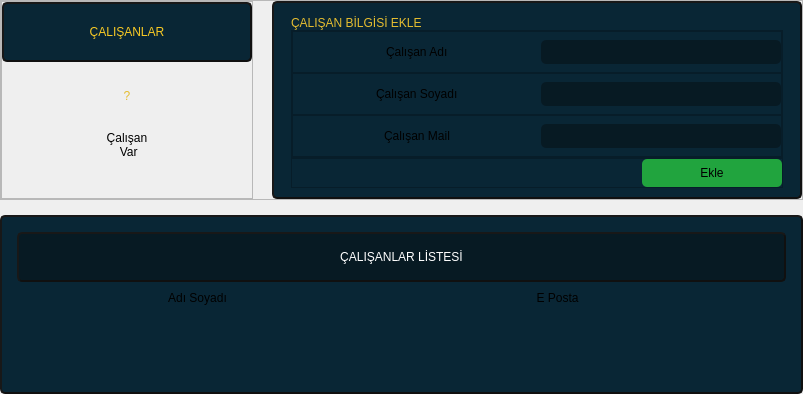
            <widget class="QWidget" name="workers_page_left_menu_widget" native="true">
             <property name="styleSheet">
              <string notr="true">#workers_page_left_menu_bottom_frame{
background-color: rgb(10, 10, 10);
border-radius : 10px;
}
</string>
             </property>
             <layout class="QVBoxLayout" name="verticalLayout_3" stretch="0,0">
              <property name="spacing">
               <number>15</number>
              </property>
              <property name="leftMargin">
               <number>0</number>
              </property>
              <property name="topMargin">
               <number>0</number>
              </property>
              <property name="rightMargin">
               <number>0</number>
              </property>
              <property name="bottomMargin">
               <number>0</number>
              </property>
              <item alignment="Qt::AlignLeft">
               <widget class="QFrame" name="workers_page_left_menu_top_frame">
                <property name="sizePolicy">
                 <sizepolicy hsizetype="Preferred" vsizetype="Preferred">
                  <horstretch>0</horstretch>
                  <verstretch>0</verstretch>
                 </sizepolicy>
                </property>
                <property name="minimumSize">
                 <size>
                  <width>0</width>
                  <height>200</height>
                 </size>
                </property>
                <property name="styleSheet">
                 <string notr="true">font: 11pt &quot;Montserrat&quot;;</string>
                </property>
                <property name="frameShape">
                 <enum>QFrame::StyledPanel</enum>
                </property>
                <property name="frameShadow">
                 <enum>QFrame::Raised</enum>
                </property>
                <layout class="QHBoxLayout" name="horizontalLayout_14">
                 <property name="spacing">
                  <number>19</number>
                 </property>
                 <property name="leftMargin">
                  <number>0</number>
                 </property>
                 <property name="topMargin">
                  <number>0</number>
                 </property>
                 <property name="rightMargin">
                  <number>0</number>
                 </property>
                 <property name="bottomMargin">
                  <number>0</number>
                 </property>
                 <item alignment="Qt::AlignHCenter">
                  <widget class="QFrame" name="employee_header">
                   <property name="frameShape">
                    <enum>QFrame::StyledPanel</enum>
                   </property>
                   <property name="frameShadow">
                    <enum>QFrame::Raised</enum>
                   </property>
                   <layout class="QVBoxLayout" name="verticalLayout_14">
                    <property name="spacing">
                     <number>1</number>
                    </property>
                    <property name="leftMargin">
                     <number>0</number>
                    </property>
                    <property name="topMargin">
                     <number>0</number>
                    </property>
                    <property name="rightMargin">
                     <number>0</number>
                    </property>
                    <property name="bottomMargin">
                     <number>0</number>
                    </property>
                    <item>
                     <widget class="QLabel" name="header_label">
                      <property name="minimumSize">
                       <size>
                        <width>250</width>
                        <height>60</height>
                       </size>
                      </property>
                      <property name="maximumSize">
                       <size>
                        <width>250</width>
                        <height>60</height>
                       </size>
                      </property>
                      <property name="styleSheet">
                       <string notr="true">background-color: rgb(9, 38, 53);
border-radius : 5px;
color: rgb(249, 202, 36);
font: 1000 12pt &quot;Montserrat&quot;;
border : 2px outset rgb(16, 16, 16);</string>
                      </property>
                      <property name="text">
                       <string>ÇALIŞANLAR</string>
                      </property>
                      <property name="alignment">
                       <set>Qt::AlignCenter</set>
                      </property>
                     </widget>
                    </item>
                    <item alignment="Qt::AlignVCenter">
                     <widget class="QLabel" name="employee_amount_label">
                      <property name="styleSheet">
                       <string notr="true">font: 75 13pt &quot;Montserrat&quot;;
color: rgb(229, 189, 48);</string>
                      </property>
                      <property name="text">
                       <string>?</string>
                      </property>
                      <property name="alignment">
                       <set>Qt::AlignCenter</set>
                      </property>
                     </widget>
                    </item>
                    <item alignment="Qt::AlignTop">
                     <widget class="QLabel" name="employee_title_label">
                      <property name="text">
                       <string>Çalışan
 Var</string>
                      </property>
                      <property name="alignment">
                       <set>Qt::AlignHCenter|Qt::AlignTop</set>
                      </property>
                     </widget>
                    </item>
                   </layout>
                  </widget>
                 </item>
                 <item>
                  <widget class="QFrame" name="employee_add_frame">
                   <property name="minimumSize">
                    <size>
                     <width>530</width>
                     <height>0</height>
                    </size>
                   </property>
                   <property name="maximumSize">
                    <size>
                     <width>530</width>
                     <height>16777215</height>
                    </size>
                   </property>
                   <property name="styleSheet">
                    <string notr="true">QFrame#employee_add_frame{
background-color: rgb(9, 38, 53);
border-radius : 5px;
border : 2px outset rgb(16, 16, 16);
}
*{
background-color: rgb(9, 38, 53);
	font: 605 11pt &quot;Montserrat&quot;;
}
QLineEdit{
background-color: rgb(7, 26, 35);
border-radius: 5px;
padding : 4px;
font: 11pt &quot;Montserrat&quot;;
	color: rgb(255, 255, 255);
}</string>
                   </property>
                   <property name="frameShape">
                    <enum>QFrame::StyledPanel</enum>
                   </property>
                   <property name="frameShadow">
                    <enum>QFrame::Raised</enum>
                   </property>
                   <layout class="QVBoxLayout" name="verticalLayout_15">
                    <property name="spacing">
                     <number>0</number>
                    </property>
                    <property name="leftMargin">
                     <number>17</number>
                    </property>
                    <property name="topMargin">
                     <number>13</number>
                    </property>
                    <property name="rightMargin">
                     <number>17</number>
                    </property>
                    <property name="bottomMargin">
                     <number>9</number>
                    </property>
                    <item>
                     <widget class="QLabel" name="label_5">
                      <property name="sizePolicy">
                       <sizepolicy hsizetype="Maximum" vsizetype="Maximum">
                        <horstretch>0</horstretch>
                        <verstretch>0</verstretch>
                       </sizepolicy>
                      </property>
                      <property name="styleSheet">
                       <string notr="true">color: rgb(229, 189, 48);</string>
                      </property>
                      <property name="text">
                       <string>ÇALIŞAN BİLGİSİ EKLE</string>
                      </property>
                     </widget>
                    </item>
                    <item>
                     <widget class="QFrame" name="frame_3">
                      <property name="frameShape">
                       <enum>QFrame::StyledPanel</enum>
                      </property>
                      <property name="frameShadow">
                       <enum>QFrame::Raised</enum>
                      </property>
                      <layout class="QVBoxLayout" name="verticalLayout_16">
                       <property name="spacing">
                        <number>0</number>
                       </property>
                       <property name="leftMargin">
                        <number>0</number>
                       </property>
                       <property name="topMargin">
                        <number>0</number>
                       </property>
                       <property name="rightMargin">
                        <number>0</number>
                       </property>
                       <property name="bottomMargin">
                        <number>0</number>
                       </property>
                       <item>
                        <widget class="QFrame" name="employee_name_frame">
                         <property name="frameShape">
                          <enum>QFrame::StyledPanel</enum>
                         </property>
                         <property name="frameShadow">
                          <enum>QFrame::Raised</enum>
                         </property>
                         <layout class="QHBoxLayout" name="horizontalLayout_16">
                          <property name="spacing">
                           <number>0</number>
                          </property>
                          <property name="leftMargin">
                           <number>0</number>
                          </property>
                          <property name="topMargin">
                           <number>0</number>
                          </property>
                          <property name="rightMargin">
                           <number>0</number>
                          </property>
                          <property name="bottomMargin">
                           <number>0</number>
                          </property>
                          <item alignment="Qt::AlignHCenter">
                           <widget class="QLabel" name="emp_name_label">
                            <property name="text">
                             <string>Çalışan Adı</string>
                            </property>
                           </widget>
                          </item>
                          <item>
                           <widget class="QLineEdit" name="emp_name_lineEdit">
                            <property name="minimumSize">
                             <size>
                              <width>240</width>
                              <height>0</height>
                             </size>
                            </property>
                            <property name="maximumSize">
                             <size>
                              <width>240</width>
                              <height>16777215</height>
                             </size>
                            </property>
                            <property name="text">
                             <string/>
                            </property>
                            <property name="alignment">
                             <set>Qt::AlignCenter</set>
                            </property>
                           </widget>
                          </item>
                         </layout>
                        </widget>
                       </item>
                       <item>
                        <widget class="QFrame" name="employee_surname_frame">
                         <property name="frameShape">
                          <enum>QFrame::StyledPanel</enum>
                         </property>
                         <property name="frameShadow">
                          <enum>QFrame::Raised</enum>
                         </property>
                         <layout class="QHBoxLayout" name="horizontalLayout_19">
                          <property name="spacing">
                           <number>0</number>
                          </property>
                          <property name="leftMargin">
                           <number>0</number>
                          </property>
                          <property name="topMargin">
                           <number>0</number>
                          </property>
                          <property name="rightMargin">
                           <number>0</number>
                          </property>
                          <property name="bottomMargin">
                           <number>0</number>
                          </property>
                          <item alignment="Qt::AlignHCenter">
                           <widget class="QLabel" name="emp_surname_label">
                            <property name="text">
                             <string>Çalışan Soyadı</string>
                            </property>
                           </widget>
                          </item>
                          <item>
                           <widget class="QLineEdit" name="emp_surname_lineEdit">
                            <property name="minimumSize">
                             <size>
                              <width>240</width>
                              <height>0</height>
                             </size>
                            </property>
                            <property name="maximumSize">
                             <size>
                              <width>240</width>
                              <height>16777215</height>
                             </size>
                            </property>
                            <property name="text">
                             <string/>
                            </property>
                            <property name="alignment">
                             <set>Qt::AlignCenter</set>
                            </property>
                           </widget>
                          </item>
                         </layout>
                        </widget>
                       </item>
                       <item>
                        <widget class="QFrame" name="employee_mail_frame">
                         <property name="frameShape">
                          <enum>QFrame::StyledPanel</enum>
                         </property>
                         <property name="frameShadow">
                          <enum>QFrame::Raised</enum>
                         </property>
                         <layout class="QHBoxLayout" name="horizontalLayout_20">
                          <property name="spacing">
                           <number>0</number>
                          </property>
                          <property name="leftMargin">
                           <number>0</number>
                          </property>
                          <property name="topMargin">
                           <number>0</number>
                          </property>
                          <property name="rightMargin">
                           <number>0</number>
                          </property>
                          <property name="bottomMargin">
                           <number>0</number>
                          </property>
                          <item alignment="Qt::AlignHCenter">
                           <widget class="QLabel" name="emp_mail_labell">
                            <property name="text">
                             <string>Çalışan Mail</string>
                            </property>
                           </widget>
                          </item>
                          <item>
                           <widget class="QLineEdit" name="emp_mail_lineEdit">
                            <property name="minimumSize">
                             <size>
                              <width>240</width>
                              <height>0</height>
                             </size>
                            </property>
                            <property name="maximumSize">
                             <size>
                              <width>240</width>
                              <height>16777215</height>
                             </size>
                            </property>
                            <property name="text">
                             <string/>
                            </property>
                            <property name="alignment">
                             <set>Qt::AlignCenter</set>
                            </property>
                           </widget>
                          </item>
                         </layout>
                        </widget>
                       </item>
                      </layout>
                     </widget>
                    </item>
                    <item>
                     <widget class="QFrame" name="emp_add_bottom_frame">
                      <property name="sizePolicy">
                       <sizepolicy hsizetype="Preferred" vsizetype="Maximum">
                        <horstretch>0</horstretch>
                        <verstretch>0</verstretch>
                       </sizepolicy>
                      </property>
                      <property name="frameShape">
                       <enum>QFrame::StyledPanel</enum>
                      </property>
                      <property name="frameShadow">
                       <enum>QFrame::Raised</enum>
                      </property>
                      <layout class="QHBoxLayout" name="horizontalLayout_15">
                       <property name="spacing">
                        <number>0</number>
                       </property>
                       <property name="leftMargin">
                        <number>0</number>
                       </property>
                       <property name="topMargin">
                        <number>0</number>
                       </property>
                       <property name="rightMargin">
                        <number>0</number>
                       </property>
                       <property name="bottomMargin">
                        <number>0</number>
                       </property>
                       <item>
                        <widget class="QLabel" name="status_label">
                         <property name="styleSheet">
                          <string notr="true">font: 705 8pt &quot;Montserrat&quot;;
color: rgb(189, 47, 47);</string>
                         </property>
                         <property name="text">
                          <string/>
                         </property>
                        </widget>
                       </item>
                       <item>
                        <widget class="QPushButton" name="emp_add_btn">
                         <property name="minimumSize">
                          <size>
                           <width>140</width>
                           <height>28</height>
                          </size>
                         </property>
                         <property name="maximumSize">
                          <size>
                           <width>15</width>
                           <height>16777215</height>
                          </size>
                         </property>
                         <property name="styleSheet">
                          <string notr="true">QPushButton{
background-color: rgb(33, 164, 62);
border-radius : 5px ;
font: 600 12pt &quot;Montserrat&quot;;
}
:hover{
background-color: rgb(25, 126, 47);
}</string>
                         </property>
                         <property name="text">
                          <string>Ekle</string>
                         </property>
                        </widget>
                       </item>
                      </layout>
                     </widget>
                    </item>
                   </layout>
                  </widget>
                 </item>
                </layout>
               </widget>
              </item>
              <item>
               <widget class="QFrame" name="workers_page_left_menu_bottom_frame">
                <property name="sizePolicy">
                 <sizepolicy hsizetype="Preferred" vsizetype="Expanding">
                  <horstretch>0</horstretch>
                  <verstretch>0</verstretch>
                 </sizepolicy>
                </property>
                <property name="styleSheet">
                 <string notr="true">*{
background-color: rgb(9, 38, 53);
border-radius : 5px;
}
#workers_page_left_menu_bottom_frame{
border : 2px outset rgb(16, 16, 16);
}
</string>
                </property>
                <property name="frameShape">
                 <enum>QFrame::StyledPanel</enum>
                </property>
                <property name="frameShadow">
                 <enum>QFrame::Raised</enum>
                </property>
                <layout class="QVBoxLayout" name="verticalLayout_17">
                 <property name="spacing">
                  <number>0</number>
                 </property>
                 <property name="leftMargin">
                  <number>15</number>
                 </property>
                 <property name="topMargin">
                  <number>15</number>
                 </property>
                 <property name="rightMargin">
                  <number>15</number>
                 </property>
                 <property name="bottomMargin">
                  <number>10</number>
                 </property>
                 <item>
                  <widget class="QLabel" name="header_label_2">
                   <property name="minimumSize">
                    <size>
                     <width>250</width>
                     <height>50</height>
                    </size>
                   </property>
                   <property name="maximumSize">
                    <size>
                     <width>100000</width>
                     <height>50</height>
                    </size>
                   </property>
                   <property name="styleSheet">
                    <string notr="true">background-color: rgb(7, 26, 35);
border-radius : 5px;
color: rgb(255, 255, 255);
font: 1000 12pt &quot;Montserrat&quot;;
border : 2px outset rgb(16, 16, 16);</string>
                   </property>
                   <property name="text">
                    <string>ÇALIŞANLAR LİSTESİ</string>
                   </property>
                   <property name="alignment">
                    <set>Qt::AlignCenter</set>
                   </property>
                  </widget>
                 </item>
                 <item>
                  <widget class="QFrame" name="title_row">
                   <property name="styleSheet">
                    <string notr="true">font: 1000 10pt &quot;Montserrat&quot;;</string>
                   </property>
                   <property name="frameShape">
                    <enum>QFrame::StyledPanel</enum>
                   </property>
                   <property name="frameShadow">
                    <enum>QFrame::Raised</enum>
                   </property>
                   <layout class="QHBoxLayout" name="horizontalLayout_21">
                    <property name="spacing">
                     <number>127</number>
                    </property>
                    <property name="leftMargin">
                     <number>64</number>
                    </property>
                    <property name="rightMargin">
                     <number>112</number>
                    </property>
                    <item>
                     <widget class="QLabel" name="mail_titile_label">
                      <property name="text">
                       <string>Adı Soyadı</string>
                      </property>
                      <property name="alignment">
                       <set>Qt::AlignCenter</set>
                      </property>
                     </widget>
                    </item>
                    <item>
                     <widget class="QLabel" name="name_title_label">
                      <property name="text">
                       <string>E Posta</string>
                      </property>
                      <property name="alignment">
                       <set>Qt::AlignCenter</set>
                      </property>
                     </widget>
                    </item>
                   </layout>
                  </widget>
                 </item>
                 <item>
                  <widget class="QScrollArea" name="employee_list_scroll_area">
                   <property name="styleSheet">
                    <string notr="true">border:none;</string>
                   </property>
                   <property name="verticalScrollBarPolicy">
                    <enum>Qt::ScrollBarAlwaysOff</enum>
                   </property>
                   <property name="horizontalScrollBarPolicy">
                    <enum>Qt::ScrollBarAlwaysOff</enum>
                   </property>
                   <property name="widgetResizable">
                    <bool>true</bool>
                   </property>
                   <widget class="QWidget" name="employee_list_scroll_area_content">
                    <property name="geometry">
                     <rect>
                      <x>0</x>
                      <y>0</y>
                      <width>765</width>
                      <height>18</height>
                     </rect>
                    </property>
                    <property name="sizePolicy">
                     <sizepolicy hsizetype="Preferred" vsizetype="Maximum">
                      <horstretch>0</horstretch>
                      <verstretch>0</verstretch>
                     </sizepolicy>
                    </property>
                    <layout class="QVBoxLayout" name="employee_list_scroll_area_content_layout">
                     <property name="rightMargin">
                      <number>0</number>
                     </property>
                    </layout>
                   </widget>
                  </widget>
                 </item>
                </layout>
               </widget>
              </item>
             </layout>
            </widget>
